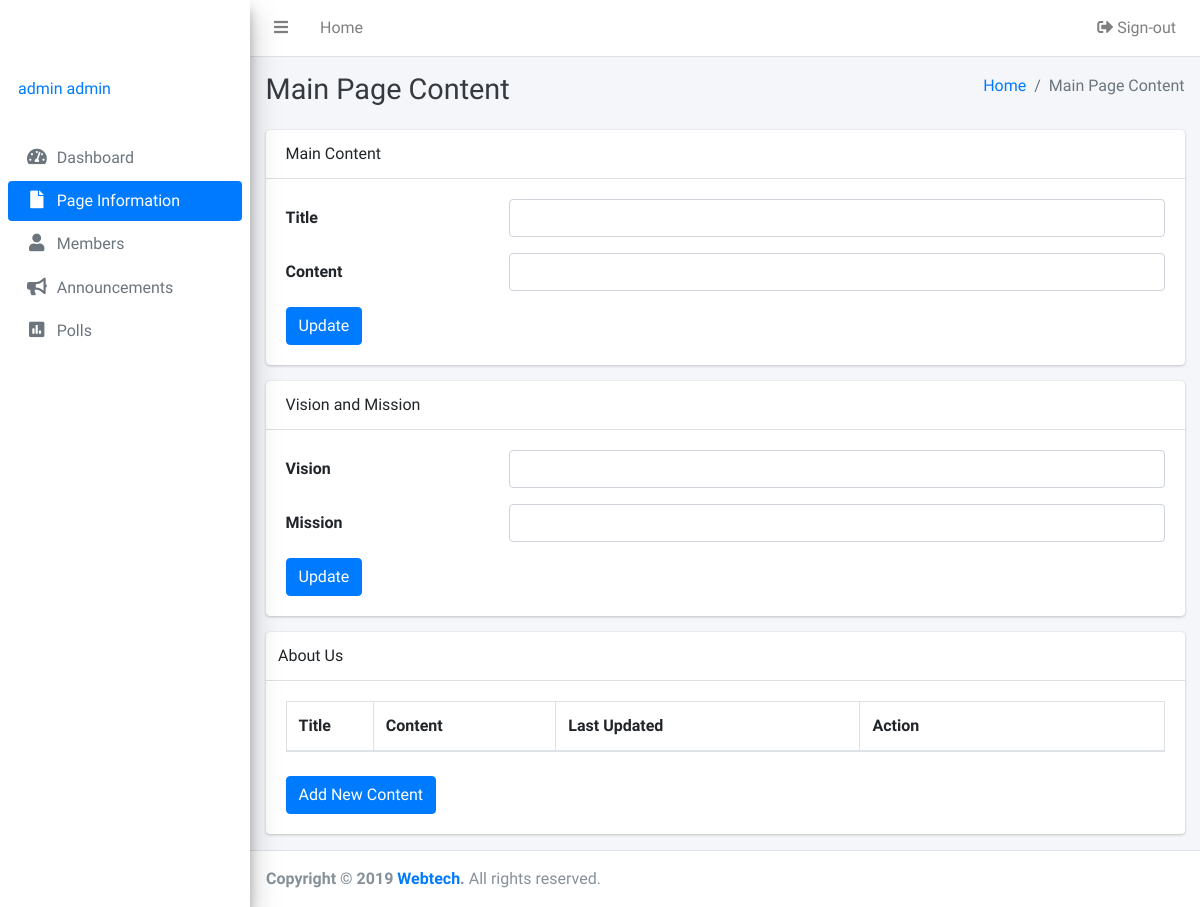
The app's page /admins/page.php (signed in), older data.
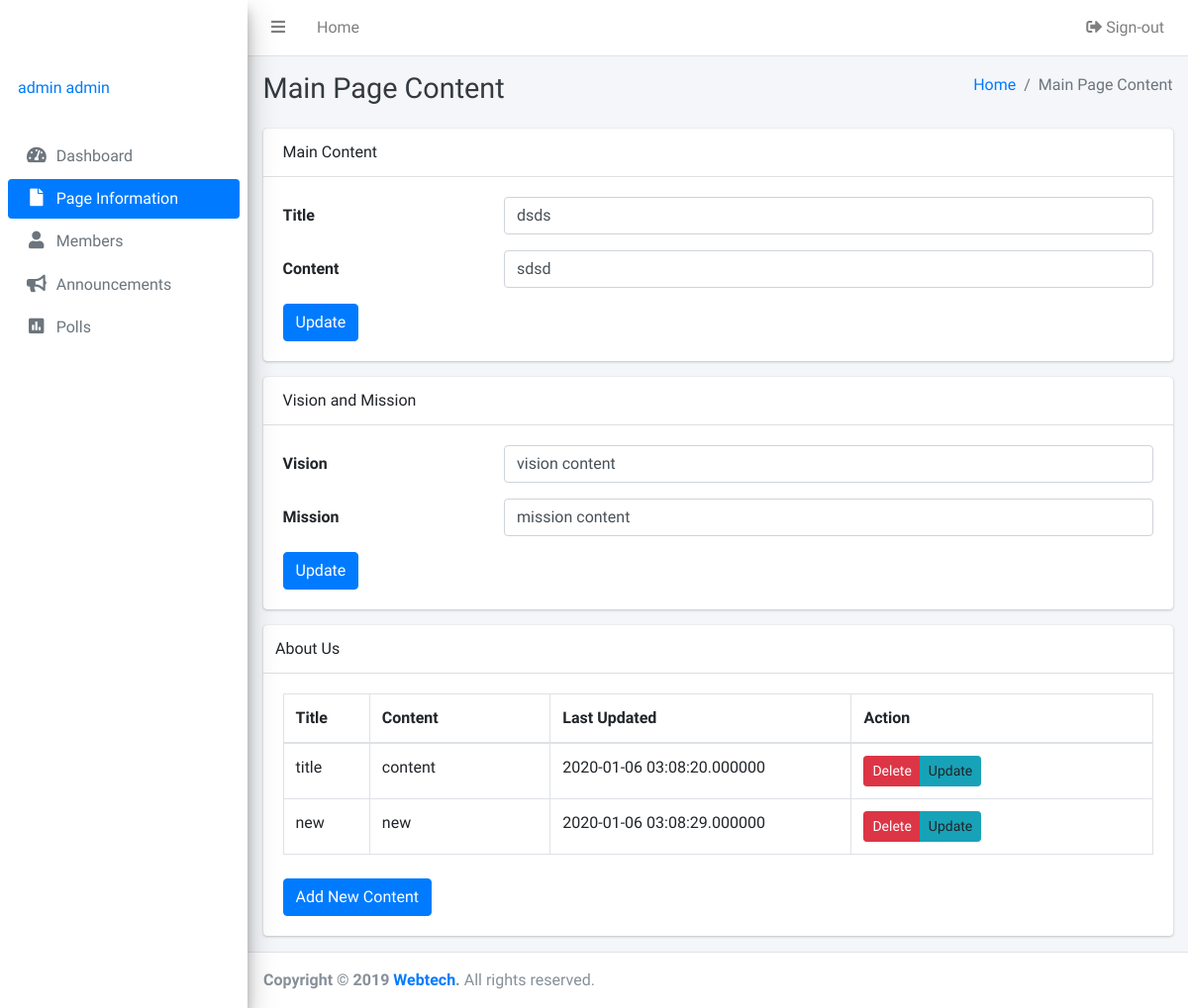
The same page, newer data.
### tables this page shows
CREATE TABLE IF NOT EXISTS `maincontent` (
  `id` int(255) NOT NULL AUTO_INCREMENT,
  `title` varchar(255) NOT NULL,
  `content` longtext NOT NULL,
  PRIMARY KEY (`id`)
);

CREATE TABLE IF NOT EXISTS `visionmission` (
  `vision` text NOT NULL,
  `mission` varchar(255) NOT NULL
);

CREATE TABLE IF NOT EXISTS `aboutus` (
  `id` int(255) NOT NULL AUTO_INCREMENT,
  `title` text NOT NULL,
  `content` text NOT NULL,
  `timestamp` timestamp(6) NOT NULL,
  PRIMARY KEY (`id`)
);

### admins/page.php (the view, shortened to what the changed rows need)
<?php
  include 'inc/header.php';
  include 'inc/db.php';
 ?>
<body class="hold-transition sidebar-mini">
<div class="wrapper">
  <div class="content-wrapper">
    <div class="content-header">
      <div class="container-fluid">
        <div class="row mb-2">
          <div class="col-sm-6">
            <h1 class="m-0 text-dark">Main Page Content</h1>
          </div>
        </div>
      </div>
    </div>
    <div class="content">
      <div class="container-fluid">
         <div class="row">
          <div class="col-12">
            <div class="card">
              <div class="card-body">
               <form class="form-horizontal" action="page.php" method="post" >
                <?php
                  $sql = mysqli_query($db, "SELECT * FROM maincontent");
                  $content = mysqli_fetch_assoc($sql);
                ?>
                  <div class="form-group row">
                    <div class="col-sm-9">
                      <input type="text" class="form-control" value="<?php echo $content['title'];?>" name="title" required>
                    </div>
                  </div>
                  <div class="form-group row">
                    <div class="col-sm-9">
                      <input type="text" class="form-control" value="<?php echo $content['content'];?>" name="content" required>
                    </div>
                  </div>
                  </form>
              </div>
            </div>
          </div>
        </div>
        <div class="row">
          <div class="col-12">
            <div class="card">
              <div class="card-body">
               <form class="form-horizontal" action="page.php" method="post" >
                <?php
                  $sql1 = mysqli_query($db, "SELECT * FROM visionmission");
                  $visionmission = mysqli_fetch_assoc($sql1);
                ?>
                  <div class="form-group row">
                    <div class="col-sm-9">
                      <input type="text" class="form-control" value="<?php echo $visionmission['vision'];?>" name="vision" required>
                    </div>
                  </div>
                  <div class="form-group row">
                    <div class="col-sm-9">
                      <input type="text" class="form-control" value="<?php echo $visionmission['mission'];?>" name="mission" required>
                    </div>
                  </div>
                  </form>
              </div>
            </div>
          </div>
        </div>
       <div class="row">
          <div class="col-12">
            <div class="card">
              <div class="card-body">
                <table class="table table-bordered">
                  <thead>
                  <tr>
                    <th width="50">Title</th>
                    <th width="120">Content</th>
                    <th width="200">Last Updated</th>
                    <th width="200">Action</th>
                  </tr>
                  </thead>
                  <tbody>
                  <?php
                  $sql = mysqli_query($db, "SELECT * FROM aboutus");
                  while ($row = mysqli_fetch_array($sql)) {
                        ?>
                  <tr>
                    <td><?php echo $row['title'];?></td>
                    <td><?php echo $row['content'];?></td>
                    <td><?php echo $row['timestamp'];?></td>
                    <td>
                       <div class="btn-group btn-group-sm">
                        <a href='aboutusdelete.php?id=<?php echo $row['id']; ?>' class="btn btn-danger">Delete</i></a>
                        <a data-toggle="modal" data-target='#view<?php echo $row['id']; ?>' class="btn btn-info">Update</a>
                     </div>
                    </td>
                  </tr>
                  <?php   } ?>
                  </tbody>
                </table>
                <br>
              </div>
            </div>
          </div>
        </div>
      </div>
    </div>
  </div>
</div>
</body>
</html>

Row changes from the older to the newer data that the page shows:
added maincontent: title "dsds", content "sdsd"
added visionmission: vision "vision content", mission "mission content"
added aboutus: title "title", content "content", timestamp "2020-01-06 03:08:20.000000"
added aboutus: title "new", content "new", timestamp "2020-01-06 03:08:29.000000"
